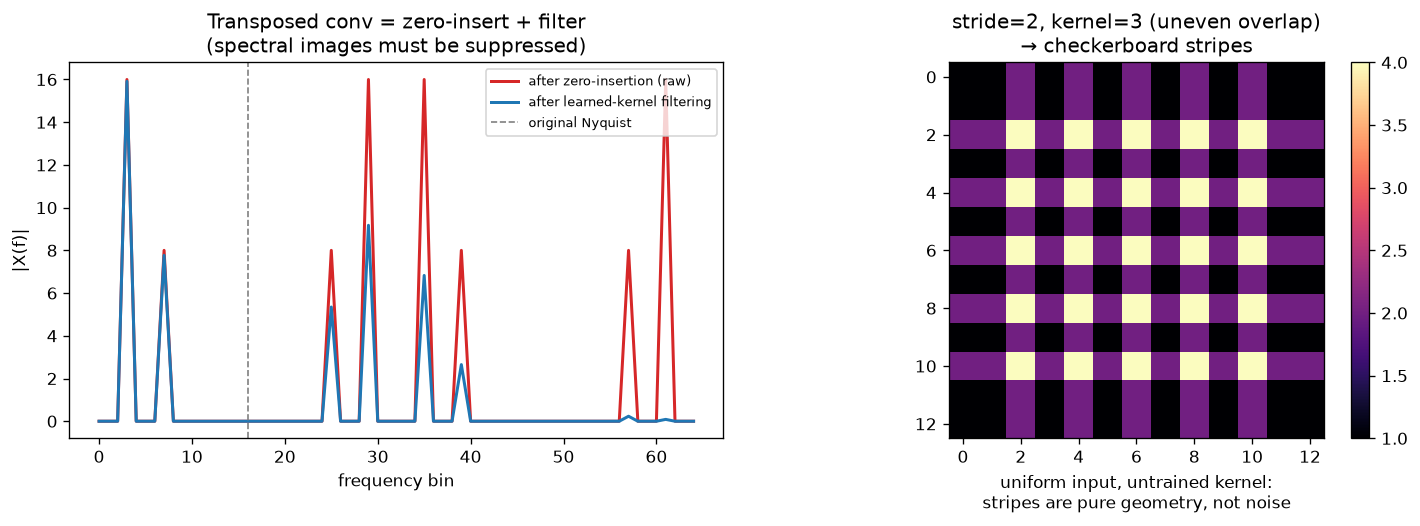

This figure's Python source:
"""
Transposed convolution, viewed as a DSP upsampler.

Left panel: zero-insertion (stride-2 "fractional stride") stuffs a zero
between every sample of a low-rate signal. In the frequency domain this
does NOT just stretch the spectrum -- it creates spectral IMAGES (mirrored
copies of the original spectrum) above the original Nyquist band. That's
the exact mechanism a transposed-conv's learned kernel has to clean up.

Right panel: a small 2D "constant" feature map run through a stride-2
transposed convolution with an odd kernel (size 3, doesn't evenly divide
the stride) vs. an even kernel (size 4, does evenly divide the stride).
Uniform overlap = smooth output; uneven overlap = the classic checkerboard
artifact, visible directly as a striped pattern in the output heatmap.
"""
import numpy as np
import matplotlib.pyplot as plt

np.random.seed(42)

# ---- Left panel: 1D zero-insertion upsampling and its spectral images ----
N = 32                              # low-rate signal length
n = np.arange(N)
f1, f2 = 3, 7                       # cycles over N samples
x = np.sin(2 * np.pi * f1 * n / N) + 0.5 * np.sin(2 * np.pi * f2 * n / N)

L = 4                                # upsample factor (stride of the transposed conv)
x_up = np.zeros(N * L)
x_up[::L] = x                        # zero-insertion == what stride does before the "conv" part

X = np.abs(np.fft.rfft(x, n=N * L))               # zero-padded FFT of original, same freq axis
X_up = np.abs(np.fft.rfft(x_up))                   # spectrum AFTER zero-insertion
freqs = np.fft.rfftfreq(N * L, d=1.0) * (N * L)    # bin index axis, matched length

# a short lowpass FIR = stand-in for the learned kernel that must suppress the images
kernel = np.array([0.25, 0.5, 0.25])
x_filtered = np.convolve(x_up, kernel, mode="same")
X_filtered = np.abs(np.fft.rfft(x_filtered))

fig, axes = plt.subplots(1, 2, figsize=(12, 4.5))

ax = axes[0]
ax.plot(freqs, X_up, color="#d62728", lw=1.8, label="after zero-insertion (raw)")
ax.plot(freqs, X_filtered, color="#1f77b4", lw=1.8, label="after learned-kernel filtering")
ax.axvline(N / 2, color="gray", ls="--", lw=1, label="original Nyquist")
ax.set_title("Transposed conv = zero-insert + filter\n(spectral images must be suppressed)")
ax.set_xlabel("frequency bin")
ax.set_ylabel("|X(f)|")
ax.legend(fontsize=8, loc="upper right")

# ---- Right panel: checkerboard artifact, odd vs even kernel/stride overlap ----
def transposed_conv2d_uniform_kernel(x, stride, k):
    """Minimal transposed-conv2d with an all-ones (uniform, untrained) kernel,
    just to expose the overlap pattern stride/kernel geometry produces."""
    H, W = x.shape
    out_h, out_w = (H - 1) * stride + k, (W - 1) * stride + k
    out = np.zeros((out_h, out_w))
    kernel2d = np.ones((k, k))
    for i in range(H):
        for j in range(W):
            out[i * stride: i * stride + k, j * stride: j * stride + k] += x[i, j] * kernel2d
    return out

feat = np.ones((6, 6))               # constant input: isolates the overlap geometry itself
odd_out = transposed_conv2d_uniform_kernel(feat, stride=2, k=3)    # 3 doesn't divide 2 evenly
even_out = transposed_conv2d_uniform_kernel(feat, stride=2, k=4)   # 4 divides 2 evenly

combo = np.concatenate([odd_out, np.full((odd_out.shape[0], 2), np.nan), even_out[:odd_out.shape[0], :]], axis=1)

ax2 = axes[1]
im = ax2.imshow(odd_out, cmap="magma")
ax2.set_title("stride=2, kernel=3 (uneven overlap)\n→ checkerboard stripes")
ax2.set_xlabel("uniform input, untrained kernel:\nstripes are pure geometry, not noise")
plt.colorbar(im, ax=ax2, fraction=0.046, pad=0.04)

plt.tight_layout()
plt.savefig("graph_DAY_44.png", dpi=120, bbox_inches="tight")
print("saved graph_DAY_44.png")
